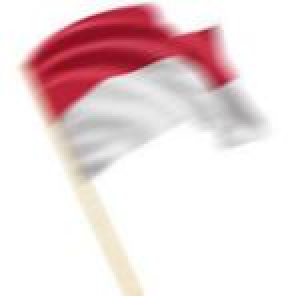
%> input picture image processing/gambar/motion.jpg, 148 x 148 px (shown 2 times larger)
$ octave wiener.m   (GNU Octave 9; MATLAB toolbox functions it lacks are replaced by stand-ins)
%> lines starting %> are read from the running program, lines starting %| are printed output that depends on the picture
% Baca citra yang ingin di-denoise
citraNoise = imread('gambar/motion.jpg');
%> citraNoise is the input picture: size 148x148x3 uint8; mean R, G, B 237, 218.7, 220.3

% Tentukan ukuran PSF dan SNR (Signal-to-Noise Ratio)
ukuranPSF = [5, 5];
snr = 10;

% Proses setiap saluran warna secara terpisah
citraDenoisedWiener = zeros(size(citraNoise));
for channel = 1:3
    channelNoise = citraNoise(:,:,channel);
    channelDenoised = wiener2(channelNoise, ukuranPSF, 10^(snr/10));
    citraDenoisedWiener(:,:,channel) = channelDenoised;
end
%> this loop made 3 passes
%> pass 1, `channelNoise = citraNoise(:,:,channel);`:
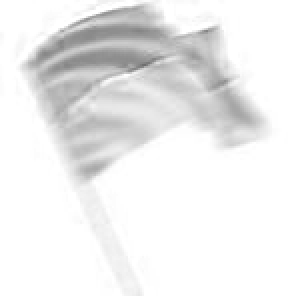
%> channelNoise: size 148x148 uint8 (shown 2 times larger); min 109, max 255, mean 237
%> pass 1, `channelDenoised = wiener2(channelNoise, ukuranPSF, 10^(snr/10));`:
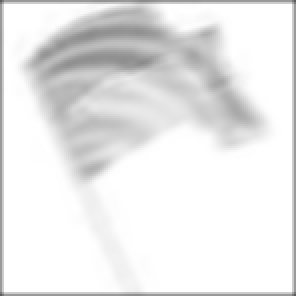
%> channelDenoised: size 148x148 uint8 (shown 2 times larger); min 92, max 255, mean 232.9
%> pass 2, `channelNoise = citraNoise(:,:,channel);`:
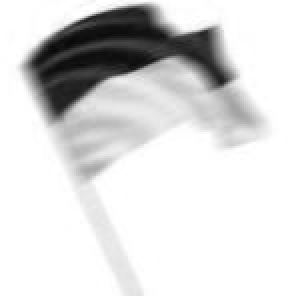
%> channelNoise: size 148x148 uint8 (shown 2 times larger); min 8, max 255, mean 218.7
%> pass 2, `channelDenoised = wiener2(channelNoise, ukuranPSF, 10^(snr/10));`:
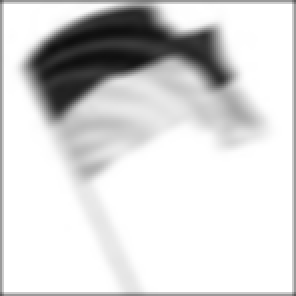
%> channelDenoised: size 148x148 uint8 (shown 2 times larger); min 14, max 255, mean 214.6
%> after the loop:
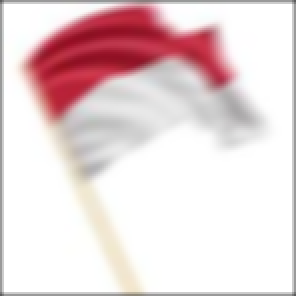
%> citraDenoisedWiener: size 148x148x3 double (shown 2 times larger); mean R, G, B 232.9, 214.6, 216.2

% Tampilkan hasil denoising menggunakan filter Wiener
subplot(1, 2, 1);
imshow(citraNoise);
title('Citra Asli dengan Gaussian Noise');

subplot(1, 2, 2);
imshow(uint8(citraDenoisedWiener));
title('Hasil Denoising dengan Filter Wiener');

$ run again, with image processing/gambar/A.jpg copied over image processing/gambar/motion.jpg
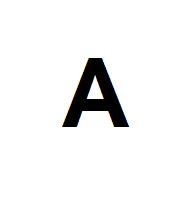
%> input picture image processing/gambar/A.jpg, 189 x 203 px
%> citraNoise is the input picture: size 203x189x3 uint8; mean R, G, B 241.4, 241.4, 241.4
%> the loop `for channel = 1:3` made 3 passes
%> pass 1, `channelDenoised = wiener2(channelNoise, ukuranPSF, 10^(snr/10));`:
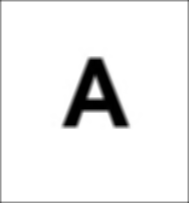
%> channelDenoised: size 203x189 uint8; min 0, max 255, mean 238.2
